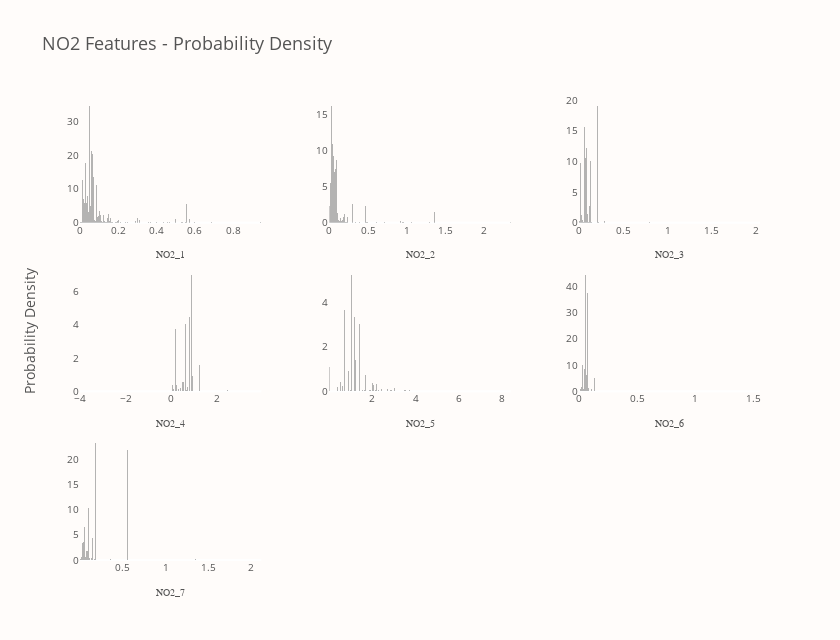

Source (notebook cell):
### Code cell
no2_group = "NO2"
no2_vars = train.columns[train.columns.str.startswith(no2_group)]

fig = draw_dist_for_group(no2_group, no2_vars)
fig.show()

### Figure 1 — Plotly figure (JSON) as saved in the notebook; plotly's stock layout.template omitted (floating-point values rounded to 4 significant figures; data arrays with more than 128 entries replaced by an {"elided": "..."} marker saying what was removed)
{"data": [{"marker": {"color": "#6B6A6A", "line": {"width": 0}}, "name": "NO2_1", "opacity": 0.5, "showlegend": false, "type": "bar", "x": {"elided": "201 float values"}, "xaxis": "x", "y": {"elided": "200 float values"}, "yaxis": "y"}, {"marker": {"color": "#6B6A6A", "line": {"width": 0}}, "name": "NO2_2", "opacity": 0.5, "showlegend": false, "type": "bar", "x": {"elided": "201 float values"}, "xaxis": "x2", "y": {"elided": "200 float values"}, "yaxis": "y2"}, {"marker": {"color": "#6B6A6A", "line": {"width": 0}}, "name": "NO2_3", "opacity": 0.5, "showlegend": false, "type": "bar", "x": {"elided": "201 float values"}, "xaxis": "x3", "y": {"elided": "200 float values"}, "yaxis": "y3"}, {"marker": {"color": "#6B6A6A", "line": {"width": 0}}, "name": "NO2_4", "opacity": 0.5, "showlegend": false, "type": "bar", "x": {"elided": "201 float values"}, "xaxis": "x4", "y": {"elided": "200 float values"}, "yaxis": "y4"}, {"marker": {"color": "#6B6A6A", "line": {"width": 0}}, "name": "NO2_5", "opacity": 0.5, "showlegend": false, "type": "bar", "x": {"elided": "201 float values"}, "xaxis": "x5", "y": {"elided": "200 float values"}, "yaxis": "y5"}, {"marker": {"color": "#6B6A6A", "line": {"width": 0}}, "name": "NO2_6", "opacity": 0.5, "showlegend": false, "type": "bar", "x": {"elided": "201 float values"}, "xaxis": "x6", "y": {"elided": "200 float values"}, "yaxis": "y6"}, {"marker": {"color": "#6B6A6A", "line": {"width": 0}}, "name": "NO2_7", "opacity": 0.5, "showlegend": false, "type": "bar", "x": {"elided": "201 float values"}, "xaxis": "x7", "y": {"elided": "200 float values"}, "yaxis": "y7"}], "layout": {"annotations": [{"font": {"size": 14}, "showarrow": false, "text": "Probability Density", "textangle": -90, "x": 0, "xanchor": "right", "xref": "paper", "xshift": -40, "y": 0.5, "yanchor": "middle", "yref": "paper"}], "bargap": 0, "font": {"color": "#545454"}, "height": 640, "paper_bgcolor": "#FFFCFA", "plot_bgcolor": "#FFFCFA", "title": {"font": {"size": 18}, "text": "NO2 Features - Probability Density"}, "width": 840, "xaxis": {"anchor": "y", "domain": [0, 0.2667], "showgrid": false, "tickfont": {"size": 10}, "title": {"font": {"family": "Arial Black", "size": 10}, "text": "NO2_1"}}, "xaxis2": {"anchor": "y2", "domain": [0.3667, 0.6333], "showgrid": false, "tickfont": {"size": 10}, "title": {"font": {"family": "Arial Black", "size": 10}, "text": "NO2_2"}}, "xaxis3": {"anchor": "y3", "domain": [0.7333, 1], "showgrid": false, "tickfont": {"size": 10}, "title": {"font": {"family": "Arial Black", "size": 10}, "text": "NO2_3"}}, "xaxis4": {"anchor": "y4", "domain": [0, 0.2667], "showgrid": false, "tickfont": {"size": 10}, "title": {"font": {"family": "Arial Black", "size": 10}, "text": "NO2_4"}}, "xaxis5": {"anchor": "y5", "domain": [0.3667, 0.6333], "showgrid": false, "tickfont": {"size": 10}, "title": {"font": {"family": "Arial Black", "size": 10}, "text": "NO2_5"}}, "xaxis6": {"anchor": "y6", "domain": [0.7333, 1], "showgrid": false, "tickfont": {"size": 10}, "title": {"font": {"family": "Arial Black", "size": 10}, "text": "NO2_6"}}, "xaxis7": {"anchor": "y7", "domain": [0, 0.2667], "showgrid": false, "tickfont": {"size": 10}, "title": {"font": {"family": "Arial Black", "size": 10}, "text": "NO2_7"}}, "xaxis8": {"anchor": "y8", "domain": [0.3667, 0.6333]}, "xaxis9": {"anchor": "y9", "domain": [0.7333, 1]}, "yaxis": {"anchor": "x", "domain": [0.7333, 1], "showgrid": false, "tickfont": {"size": 10}}, "yaxis2": {"anchor": "x2", "domain": [0.7333, 1], "showgrid": false, "tickfont": {"size": 10}}, "yaxis3": {"anchor": "x3", "domain": [0.7333, 1], "showgrid": false, "tickfont": {"size": 10}}, "yaxis4": {"anchor": "x4", "domain": [0.3667, 0.6333], "showgrid": false, "tickfont": {"size": 10}}, "yaxis5": {"anchor": "x5", "domain": [0.3667, 0.6333], "showgrid": false, "tickfont": {"size": 10}}, "yaxis6": {"anchor": "x6", "domain": [0.3667, 0.6333], "showgrid": false, "tickfont": {"size": 10}}, "yaxis7": {"anchor": "x7", "domain": [0, 0.2667], "showgrid": false, "tickfont": {"size": 10}}, "yaxis8": {"anchor": "x8", "domain": [0, 0.2667]}, "yaxis9": {"anchor": "x9", "domain": [0, 0.2667]}}}
